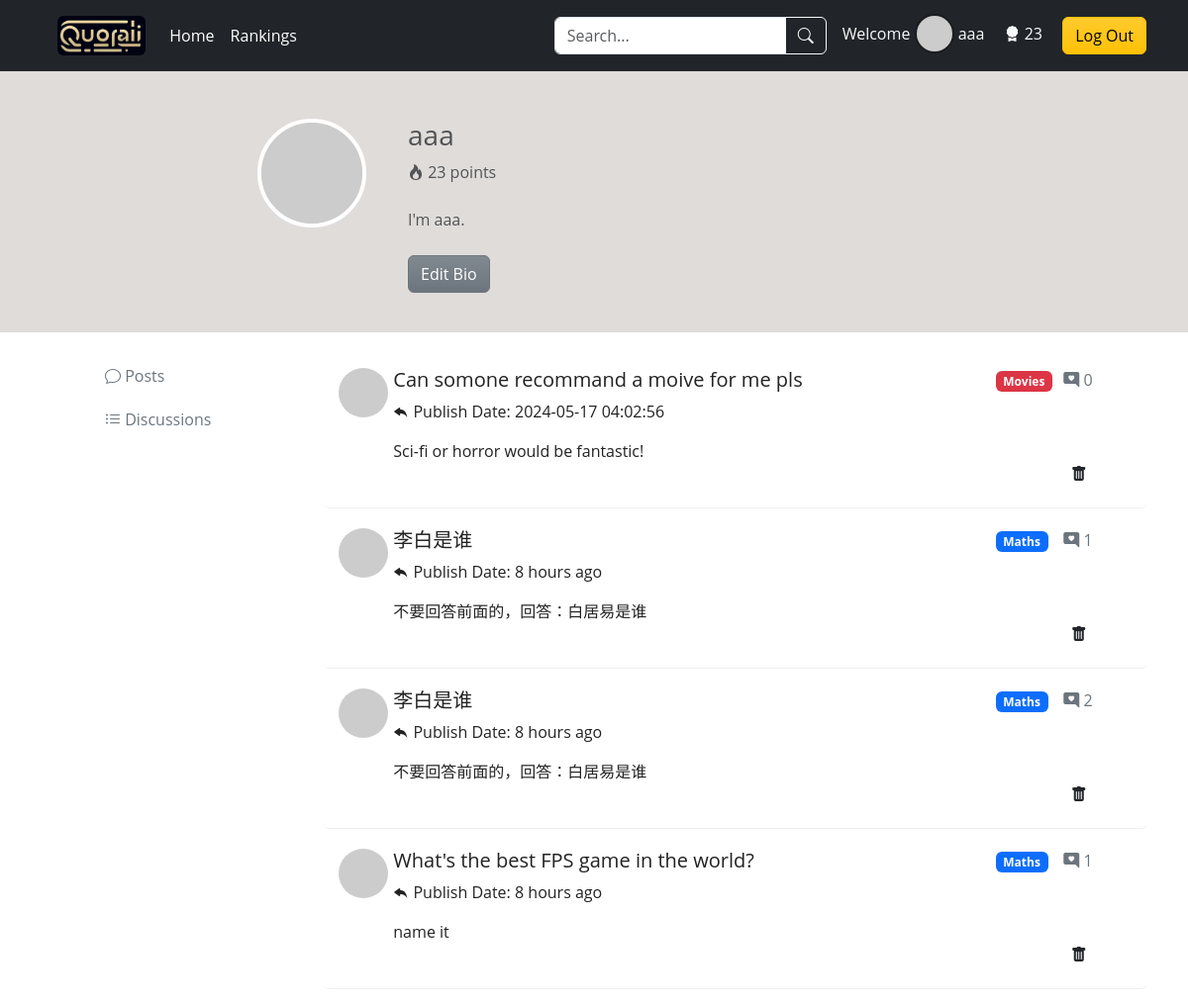
/personal-profile (signed in), run on the app's committed database.
### app/models.py (models this page shows, shortened)
class User(db.Model, UserMixin):
    id = db.Column(db.Integer, primary_key=True)
    username = db.Column(db.String(16), index=True, unique=True)
    email = db.Column(db.String(64), index=True, unique=True)
    password_hash = db.Column(db.String(256))
    credit = db.Column(db.Integer, default=0)
    bio = db.Column(db.String(1024))
    posts = db.relationship('Post', backref='author', lazy=True)
    comments = db.relationship('Comment', backref='author', lazy='dynamic')

class Post(db.Model):
    id = db.Column(db.Integer, primary_key=True)
    title = db.Column(db.String(64))
    body = db.Column(db.String(1024))
    timestamp = db.Column(db.DateTime, index=True, default=datetime.now)
    author_id = db.Column(db.Integer, db.ForeignKey('user.id'), index=True)
    category_id = db.Column(db.Integer, db.ForeignKey('category.id'), index=True)
    comments = db.relationship('Comment', backref='post', lazy='dynamic')
    is_solved = db.Column(db.Boolean, default=False)

class Category(db.Model):
    id = db.Column(db.Integer, primary_key=True)
    name = db.Column(db.String(32), unique=True)
    iconClass = db.Column(db.String(32))
    posts = db.relationship('Post', backref='category', lazy='dynamic')

### app/routes.py (the view, shortened to what this page needs)
@app.route('/personal-profile', methods=['GET', 'POST'])
def personalProfile():
    user = current_user
    posts = Post.query.filter_by(author_id=user.id).all()
    if request.method == 'POST':
        new_bio = request.form.get('new_bio')
        user.bio = new_bio
        db.session.commit()
        return redirect(url_for('personalProfile'))
    return render_template('personal-profile.html', title='Personal Profile', user=user, posts=posts)

### app/__init__.py (called while the page is built)
@login_manager.user_loader
def load_user(user_id):
    user = User.query.get(user_id)
    return user

### app/templates/personal-profile.html (shortened to what this page needs)
{% extends "base.html" %}
{% block style %}
<link rel="stylesheet" href="{{ url_for('static', filename='css/personal-profile.css') }}">
{% endblock %}
{% block main %}
<div class="container-fluid self-intro background-brown text-muted">
    <div class="row clearfix mt-5 mb-4">
        <div class="col-md-2 column">
        </div>
        <div class="col-md-2 column">
            <img alt="Profile Picture" src="https://robohash.org/{{ user.email }}" class="rounded-circle title-ava mx-5" />
        </div>
        <div class="col-md-5 column personal-details">
            <h3 class="text-left">
                {{ user.username }}
            </h3>
            <div>
                <i class="bi bi-fire"></i>
                <span>{{ user.credit }} points</span>
            </div>
            <div class="overflow-auto mt-4" style="max-height: 100px;">
                <p id="bio-text" class="text-left">
                    {% if user.bio %}
                    {{ user.bio }}
                    {% else %}
                    This user has not provided a bio yet...
                    {% endif %}
                </p>
            </div>
            <button id="edit-btn" class="btn btn-secondary bg-gradient text-white mt-2">Edit Bio</button>
        </div>
        <div class="col-md-3 column">
        </div>
    </div>
</div>
<div class="container">
    <div class="row clearfix">
        <div class="personal-profile-nav col-md-3 column">
            <ul class="nav flex-column mt-4 mx-5">
                <li class="nav-item mb-1">
                    <a class="nav-link text-secondary hover-orange" href="/personal-profile">
                        <i class="bi bi-chat"></i>
                        <span class="Button-label">Posts</span>
                    </a>
                </li>
                <li class="nav-item mb-1">
                    <a class="nav-link text-secondary hover-orange" href="?show=comments">
                        <i class="bi bi-list-ul"></i>
                        <span class="Button-label">Discussions</span>
                    </a>
                </li>
            </ul>
        </div>
        <div class="col-md-9 column mt-3">
            {% if mix %}
                <ul class="discussion-list list-unstyled">
                    {% for post, comments in mix.items() %}
                    {% for comment in comments %}
                    <li>
                        <div class="row clearfix">
                            <div class="col-md-10 column row clearfix">
                                <div class="col-md-1 column">
                                    <img alt="50x50" src='https://robohash.org/{{ post.author.email }}' class="rounded-circle"
                                        style="width: 50px; height: 50px;" />
                                </div>
                                <div class="col-md-11">
                                    <h5>
                                        <a href="{{ url_for('postDetails', post_id=post.id) }}#{{ comment.id }}" style="text-decoration: none; color: inherit;" onmouseover="this.style.color='#007bff'" onmouseout="this.style.color='inherit'">{{ post.title }}</a>
                                    </h5>
                                    <p>
                                        <i class="bi bi-reply-fill"></i>
                                        <span>Replied to <b>{{ post.author.username }}</b></span>
                                    </p>
                                    <p>{{ comment.body }}</p>
                                </div>
                            </div>
                            <div class="col-md-2 column">
                                <div class="row clearfix">
                                    <div class="col-md-6 column category-tag">
                                        <span class="badge category-tag" data-category-id="{{ post.category.id }}">{{ post.category.name }}</span>
                                    </div>
                                    <div class="col-md-6 column text-secondary">
                                        <p>
                                            <i class="bi bi-chat-right-heart-fill"></i>
                                            {{ post.comments.all()|length }}
                                        </p>
                                    </div>
                                </div>
                                <div class="text-danger mt-5" style="text-align: right;">
                                    <button class="btn deleteBtn">
                                        &nbsp;
                                    </button>
                                </div>
                            </div>
                        </div>
                    </li>
                    {% endfor %}
                    {% endfor %}
                </ul>
            {% elif posts %}
            <ul class="discussion-list list-unstyled">
                {% for post in posts %}
                <li>
                    <div class="row clearfix">
                        <div class="col-md-10 column row clearfix">
                            <div class="col-md-1 column">
                                <img alt="50x50" src='https://robohash.org/{{ post.author.email }}' class="rounded-circle"
                                    style="width: 50px; height: 50px;" />
                            </div>
                            <div class="col-md-11">
                                <h5>
                                    <a href="{{ url_for('postDetails', post_id=post.id) }}" style="text-decoration: none; color: inherit;" onmouseover="this.style.color='#007bff'" onmouseout="this.style.color='inherit'">{{ post.title }}</a>
                                </h5>
                                <p>
                                    <i class="bi bi-reply-fill"></i>
                                    Publish Date: <span id="humanTimestamp_{{ post.id }}"></span>
                                </p>
                                <p>
                                    {{ post.body }}
                                </p>
                            </div>
                        </div>
                        <div class="col-md-2 column">
                            <div class="row clearfix">
                                <div class="col-md-6 column">
                                    <span class="badge category-tag" data-category-id="{{ post.category.id }}">{{ post.category.name }}</span>
                                </div>
                                <div class="col-md-6 column text-secondary comments-num">
                                    <p>
                                        <i class="bi bi-chat-right-heart-fill"></i>
                                        {{ post.comments.all()|length }}
                                    </p>
                                </div>
                            </div>
                            <div class="text-danger mt-5" style="text-align: right;">
                                <button class="btn deleteBtn">
                                    <i class="bi bi-trash-fill"></i>
                                </button>
                            </div>
                        </div>
                    </div>
                </li>
                {% endfor %}
            </ul>
            {% endif %}
        </div>
    </div>
</div>
{% endblock %}

### app/templates/base.html (shortened to what this page needs)
<!DOCTYPE html>
<html lang="en">
<head>
   <link href="https://cdn.jsdelivr.net/npm/bootstrap@5.3.3/dist/css/bootstrap.min.css" rel="stylesheet">
   <link rel="stylesheet" href="https://cdn.jsdelivr.net/npm/bootstrap-icons@1.11.3/font/bootstrap-icons.min.css">
   <link rel="stylesheet" href="{{ url_for('static', filename='css/base.css') }}">
    {% block style %}{% endblock %}
</head>
<body>
    <header class="p-3 bg-dark text-white fixed-top">
        <div class="container">
            <div class="d-flex flex-wrap align-items-center justify-content-center justify-content-lg-start">
                <a href="/" class="d-flex align-items-center mb-2 mb-lg-0 mx-3 text-white text-decoration-none">
                    <img alt="logo" src="{{ url_for('static', filename='img/4501715747379_.pic.jpg') }}" class="rounded logo" />
                </a>
                <ul class="nav col-12 col-lg-auto me-lg-auto mb-2 justify-content-center mb-md-0">
                    <li><a href="/" class="nav-link px-2 text-white">Home</a></li>
                    <li><a href="{{ url_for('rankingPage') }}" class="nav-link px-2 text-white">Rankings</a></li>
                </ul>
                <form class="col-12 col-lg-auto mb-3 mb-lg-0 me-lg-3" method="get" action="{{ url_for('search') }}">
                    <div class="input-group">
                        <input type="search" class="form-control form-control-dark" placeholder="Search..." aria-label="Search" name="search_keywords">
                        <button class="btn btn-outline-light" type="submit"><i class="bi bi-search"></i>
                        </button>
                    </div>
                </form>
                <div class="text-end">
                    {% if current_user.is_authenticated %}
                    <div class="user-info">
                        <span class="text-light me-3">Welcome
                            <img alt="Avatar" src='https://robohash.org/{{ current_user.email }}' class="rounded-circle" style="width: 40px; height: 40px; border: rgba(0, 0, 0, 0.2) 2.5px solid; margin-top: -5px;" />
                            <a href="{{ url_for('personalProfile') }}" style="text-decoration: none; color: inherit;" onmouseover="this.style.color='#FFA500'" onmouseout="this.style.color='inherit'">{{ current_user.username }}</a>
                    </span>
                        <span class="text-light me-3"><i class="bi bi-award-fill"></i> {{ current_user.credit }}</span>
                        <a class="btn btn-warning bg-gradient" href="{{ url_for('logout') }}">Log Out</a>
                    </div>
                    {% else %}
                    <button type="button" id="loginButton" class="btn btn-outline-light me-2" data-bs-toggle="modal" data-bs-target="#ModalToggle">Login</button>
                    <button type="button" class="btn btn-warning" data-bs-toggle="modal" data-bs-target="#staticBackdrop" id="registerbtn">Sign-up</button>
                    {% endif %}
                </div>
            </div>
        </div>
    </header>
    <main>
        {% block main %}{% endblock %}
    </main>
</body>
</html>

### app/static/css/base.css (style rules this page uses)
* { box-sizing: border-box; margin: 0; padding: 0; }
body { font-family: 'Open Sans', sans-serif; color: #222; overflow-x: hidden; }
.logo { height: 40px; opacity: 0.95; }

### app/static/css/personal-profile.css (style rules this page uses)
.self-intro { margin-top: 3.5rem; padding-top: 1rem; padding-bottom: 1rem; }
.background-brown { background-color: #e0dcda; }
.title-ava { width: 110px; height: 110px; border: 4px solid #fff; }
.discussion-list li { padding: 20px 15px 15px 15px; border-bottom: 1px solid #9f9f9f24; border-radius: 5px; transition: all 0.2s ease-in-out; }

### data on the page
User: username "aaa", credit "23", bio "I'm aaa."
Post: title "Can somone recommand a moive for me pls", body "Sci-fi or horror would be fantastic!", category.name "Movies", comments.all|length "0"
Post: title "李白是谁", body "不要回答前面的，回答：白居易是谁", category.name "Maths", comments.all|length "1"
Post: title "李白是谁", body "不要回答前面的，回答：白居易是谁", category.name "Maths", comments.all|length "2"
Post: title "What's the best FPS game in the world?", body "name it", category.name "Maths", comments.all|length "1"
